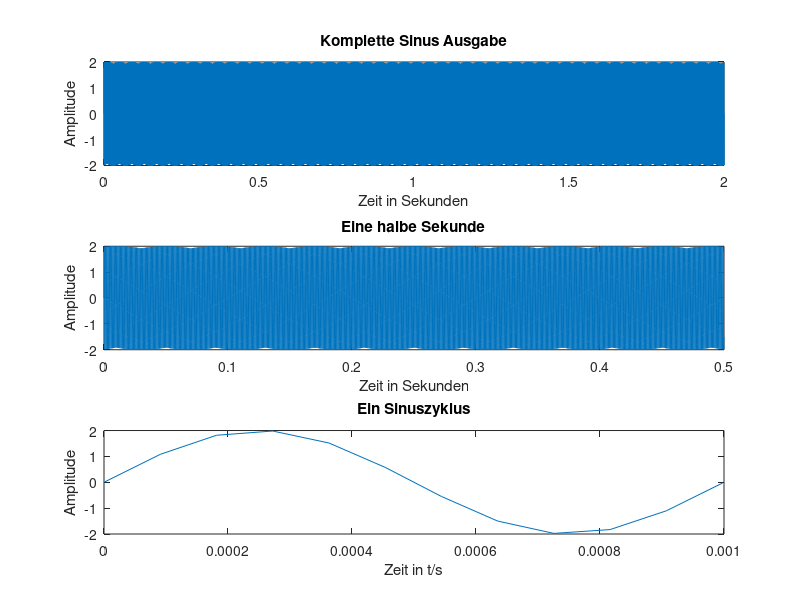

Write the MATLAB code that produced this figure.
% Einführung in Matlab – Programmieren eines Sinussignals
%
% Fabian Andresen und Johannes Bluhm 02.11.2020
%
% MATLAB R2019b
%
% Dieses Programm generiert ein Sinussignal, grafisch und hörbar
%
% Abgabe Donnerstag, 5.11.2020

% Parameter
fa = 11025 % Abtastrate
f = 1000   % Signalfrequenz
td = 2     % Signaldauer
a = 2      % Amplitude (Lautstärke)

% Berechnung
T = 1/fa           % Abtastperiode
tVec = 0 : T : td; % Zeitvektor
sinVec = a * sin(2 * pi * f * tVec); % Sinusformel

% Ausgabe

% Komplette 2 Sekunden Ausgabe
figure(1)
subplot(3, 1, 1)
plot(tVec, sinVec);
xlabel('Zeit in Sekunden'); % x-Achse wird beschriftet
ylabel('Amplitude'); % y-Achse wird beschriftet
title('Komplette Sinus Ausgabe'); % Titel des Graphs

% Halbe Sekunde
subplot(3, 1, 2)
plot(tVec(1:td*fa/4), sinVec(1:td*fa/4));
xlabel('Zeit in Sekunden'); % x-Achse wird beschriftet
ylabel('Amplitude'); % y-Achse wird beschriftet
title('Eine halbe Sekunde'); % Titel des Graphs

% Ein Sinuszyklus
subplot(3, 1, 3)
plot(tVec(1:12), sinVec(1:12));     % Regulärer Sinus wird erzeugt
%plot(tVec(1:12), sinVec(1:12), '*'); % Einzelne Abtastungen werden angezeigt
xlabel('Zeit in t/s'); % x-Achse wird beschriftet
ylabel('Amplitude'); % y-Achse wird beschriftet
title('Ein Sinuszyklus'); % Titel des Graphs

% Aufgabe 2.2 Signal mit sound Befehl ausgeben
%sound (sinVec, 4000);
%sound (sinVec);
%sound (sinVec, fa);
%sound (sinVec, 2 * fa);
